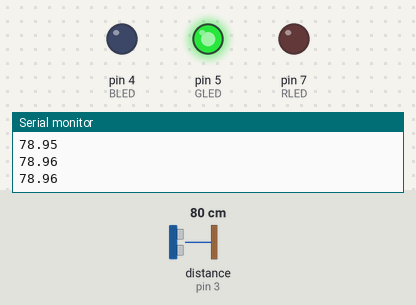
Simulated run of this sketch. Board: Arduino Uno, built with avr-gcc and run on an emulated ATmega328P. Shown: output pins drawn as LEDs (lit = HIGH), the last lines printed to the serial monitor. Wiring (inferred from the names in the program): ultrasonic range finder: trigger pin 2; echo pin 3. The inputs (shaded band) are chosen by the test bench; at power-on: distance to the obstacle (sensor on pin 3) 80 cm. The echo pulse lasts 58.3 µs per cm; pins used as bus, display or sensor lines are not drawn.

Above: at 1.2 s.
1.3 s: distance to the obstacle (sensor on pin 3) set to 12 cm
2.8 s: distance to the obstacle (sensor on pin 3) set to 9 cm
At 4.0 s:
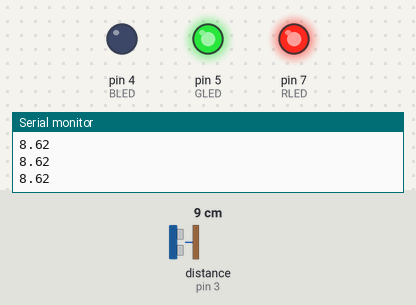
4.3 s: distance to the obstacle (sensor on pin 3) set to 7 cm
5.8 s: distance to the obstacle (sensor on pin 3) set to 4 cm
At 6.7 s:
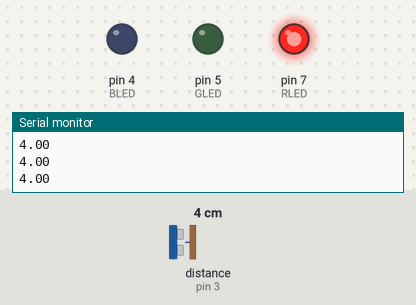
7.3 s: distance to the obstacle (sensor on pin 3) set to 18 cm
At 7.9 s:
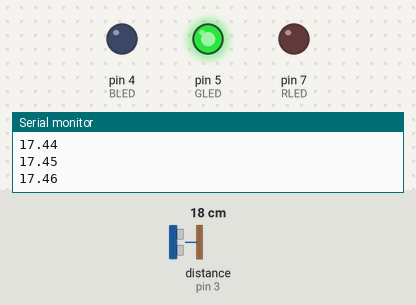
8.8 s: distance to the obstacle (sensor on pin 3) set to 2 cm
At 10.1 s:
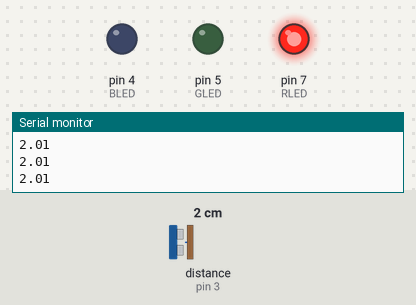
Timing chart, 0 to 11.3 s (numbered marks = the images above; inputs shaded):
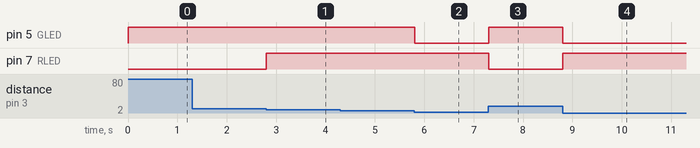

The sketch:

basic1.ino
```cpp
const int TrigPin = 2;
const int EchoPin = 3;
const int SigPin = 0;
double distance;  //定义全局变量，保存距离

double q[81];
double previous = -1;

#define RLED 7
#define GLED 5
#define BLED 4
#define ALPHA 0.1

void setup() {
  // put your setup code here, to run once:
  Serial.begin(115200);
  pinMode(SigPin, OUTPUT);
  pinMode(TrigPin, OUTPUT);
  pinMode(EchoPin, INPUT);
  pinMode(RLED, OUTPUT);
  pinMode(GLED, OUTPUT);
  pinMode(BLED, OUTPUT);
  digitalWrite(RLED, LOW);
  digitalWrite(GLED, LOW);
  digitalWrite(BLED, LOW);
}

void loop() {
  // put your main code here, to run repeatedly:

  int size = 3;
    // trigger触发
  digitalWrite(TrigPin, LOW);
  delayMicroseconds(10);
  digitalWrite(TrigPin, HIGH);
  delayMicroseconds(10);
  digitalWrite(TrigPin, LOW);

  // echo接收并计算cm
  distance = pulseIn(EchoPin, HIGH) * 340.0 / (2.0 * 10000.0);
  // q[i] = distance;
  if(!previous) previous = distance;
  else{
    previous = previous * (1 - ALPHA) + ALPHA * distance;
  }
  // Serial.println(q[size*size>>1 + 1]);
  Serial.println(previous);

  // 指示灯判断，安全距离为10cm及以上，警告为5-10cm，0-5为危险
  if(distance > 10.0){
    digitalWrite(RLED, LOW);
    digitalWrite(GLED, HIGH);
    digitalWrite(BLED, LOW);
  }
  else if(distance > 5.0 && distance <= 10.0){
    digitalWrite(RLED, HIGH);
    digitalWrite(GLED, HIGH);
    digitalWrite(BLED, LOW);
  }
  else{
    digitalWrite(RLED, HIGH);
    digitalWrite(GLED, LOW);
    digitalWrite(BLED, LOW);

    digitalWrite(SigPin, HIGH);
    delay(1);
  }
  digitalWrite(SigPin, LOW);

  // 测距间隔
  delay(10);
}
```

Measured:
- the behaviour switches between 11 and 10 cm on distance to the obstacle (sensor on pin 3) (found by bisection; images 0 and 1)
- the behaviour switches between 6 and 5 cm on distance to the obstacle (sensor on pin 3) (found by bisection; images 1 and 2)
- after the input at 2.8 s, pin 7 (RLED): LOW → HIGH at once
- after the input at 5.8 s, pin 5 (GLED): HIGH → LOW at once
- after the input at 7.3 s, pin 5 (GLED): LOW → HIGH at once; pin 7 (RLED): HIGH → LOW at once
- after the input at 8.8 s, pin 5 (GLED): HIGH → LOW at once; pin 7 (RLED): LOW → HIGH at once
